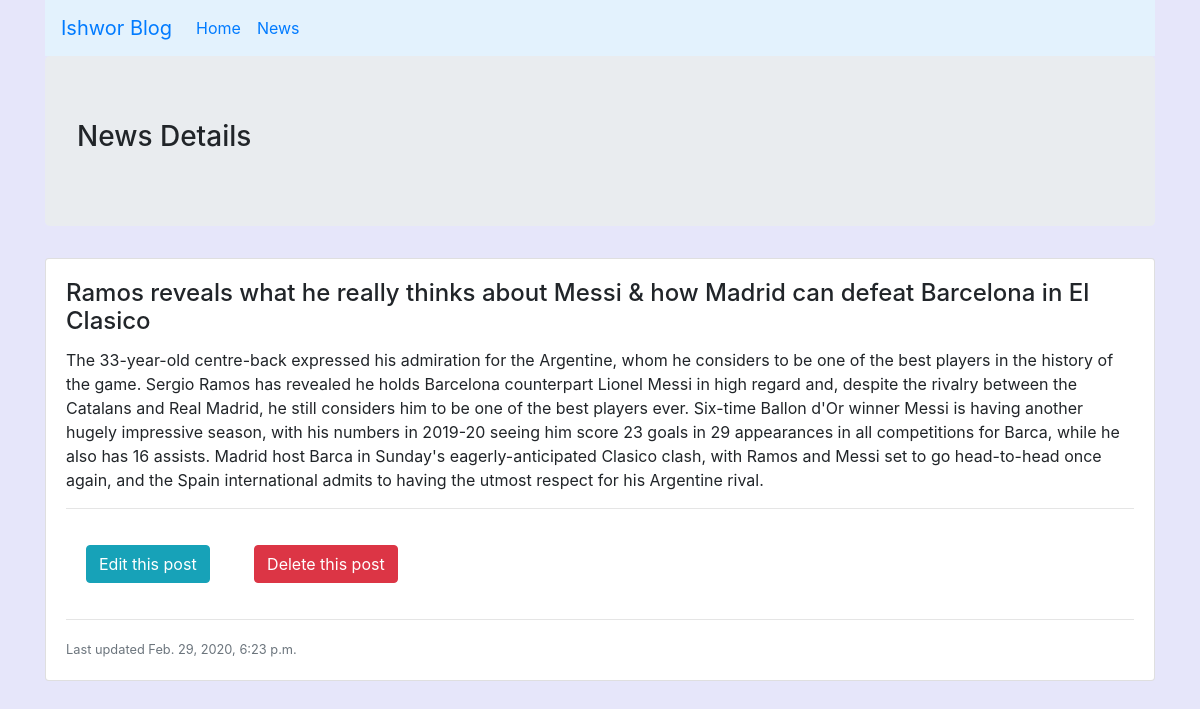
Screenshot of /article/8 with the database file from the repository.
### articles/models.py (models this page shows, shortened)
class Article(models.Model):
    author = models.ForeignKey(
        'auth.User', on_delete=models.CASCADE)
    title = models.CharField(max_length=200)
    text = models.TextField()
    date_added = models.DateTimeField(default=timezone.now, blank=True)
    class Meta:
        ordering = ['-date_added']

### articles/views.py (the view)
# urls.py: path('article/<int:pk>', views.ArticleDetailsView.as_view(), name='article_page'),
class ArticleDetailsView(DetailView):
    model = Article
    template_name = 'details.html'
    context_object_name = 'details_doc'

### templates/details.html
{% extends 'base.html' %}
{% block content %}
<div class="jumbotron">
    <div class="body">
        <h3>News Details</h3>
    </div>
</div>
<div class="card mb-3">
    <div class="card-body">
        <h4 class="card-title">{{details_doc.title }}</h4>
        <p class="card-text">{{details_doc.text}}</p>
        <hr>
        <span>
            <a href="{% url 'article_edit' details_doc.pk %}"><button class="btn btn-info">Edit this post</button></a>
        </span>
        <span>
            <a href="{% url 'article_delete' details_doc.pk %}"><button class="btn btn-danger">Delete this
                    post</button></a>
        </span>
        <hr>
        <p class="card-text"><small class="text-muted">Last updated {{details_doc.date_added}} </small></p>
    </div>
</div>
{% endblock content %}

### static/css/basestyle.css (style rules this page uses)
span { display: inline-block; margin: 20px ; }
body { background-color: lavender; }

### rows the page displays
Article: title "Ramos reveals what he really thinks about Messi & how Madrid can defeat Barcelona in El Clasico", text "The 33-year-old centre-back expressed his admiration for the Argentine, whom he considers to be one of the best players in the history of the game. Sergio Ramos has revealed he holds Barcelona counterpart Lionel Messi in high regard and, despite the rivalry between the Catalans and Real Madrid, he still considers him to be one of the best players ever. Six-time Ballon d'Or winner Messi is having another hugely impressive season, with his numbers in 2019-20 seeing him score 23 goals in 29 appearances in all competitions for Barca, while he also has 16 assists. Madrid host Barca in Sunday's eagerly-anticipated Clasico clash, with Ramos and Messi set to go head-to-head once again, and the…", date_added "Feb. 29, 2020, 6:23 p.m."
